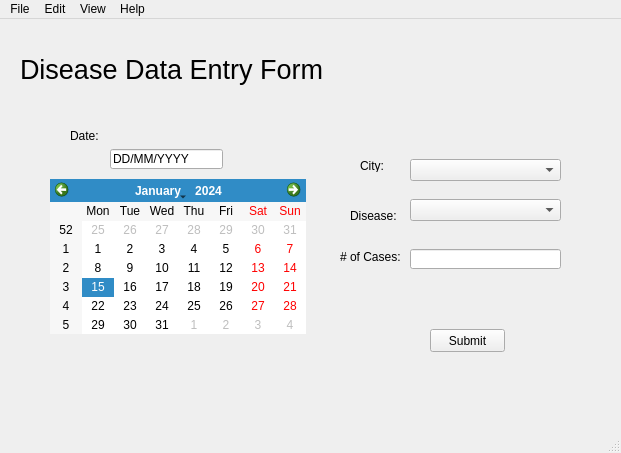
<?xml version="1.0" encoding="UTF-8"?>
<ui version="4.0">
 <class>MainWindow</class>
 <widget class="QMainWindow" name="MainWindow">
  <property name="geometry">
   <rect>
    <x>0</x>
    <y>0</y>
    <width>621</width>
    <height>453</height>
   </rect>
  </property>
  <property name="windowTitle">
   <string>MainWindow</string>
  </property>
  <widget class="QWidget" name="centralwidget">
   <widget class="QLabel" name="label">
    <property name="geometry">
     <rect>
      <x>20</x>
      <y>30</y>
      <width>311</width>
      <height>41</height>
     </rect>
    </property>
    <property name="font">
     <font>
      <pointsize>20</pointsize>
     </font>
    </property>
    <property name="text">
     <string>Disease Data Entry Form</string>
    </property>
    <property name="scaledContents">
     <bool>false</bool>
    </property>
   </widget>
   <widget class="QLabel" name="label_2">
    <property name="geometry">
     <rect>
      <x>70</x>
      <y>110</y>
      <width>46</width>
      <height>13</height>
     </rect>
    </property>
    <property name="text">
     <string>Date:</string>
    </property>
   </widget>
   <widget class="QLineEdit" name="lineEdit">
    <property name="geometry">
     <rect>
      <x>110</x>
      <y>130</y>
      <width>113</width>
      <height>20</height>
     </rect>
    </property>
    <property name="text">
     <string>DD/MM/YYYY</string>
    </property>
   </widget>
   <widget class="QCalendarWidget" name="calendarWidget">
    <property name="geometry">
     <rect>
      <x>50</x>
      <y>160</y>
      <width>256</width>
      <height>155</height>
     </rect>
    </property>
   </widget>
   <widget class="QLabel" name="label_3">
    <property name="geometry">
     <rect>
      <x>360</x>
      <y>140</y>
      <width>46</width>
      <height>13</height>
     </rect>
    </property>
    <property name="text">
     <string>City:</string>
    </property>
   </widget>
   <widget class="QComboBox" name="comboBox">
    <property name="geometry">
     <rect>
      <x>410</x>
      <y>140</y>
      <width>151</width>
      <height>22</height>
     </rect>
    </property>
   </widget>
   <widget class="QLabel" name="label_4">
    <property name="geometry">
     <rect>
      <x>350</x>
      <y>190</y>
      <width>46</width>
      <height>13</height>
     </rect>
    </property>
    <property name="text">
     <string>Disease:</string>
    </property>
   </widget>
   <widget class="QLabel" name="label_5">
    <property name="geometry">
     <rect>
      <x>340</x>
      <y>230</y>
      <width>61</width>
      <height>16</height>
     </rect>
    </property>
    <property name="text">
     <string># of Cases:</string>
    </property>
   </widget>
   <widget class="QComboBox" name="comboBox_2">
    <property name="geometry">
     <rect>
      <x>410</x>
      <y>180</y>
      <width>151</width>
      <height>22</height>
     </rect>
    </property>
   </widget>
   <widget class="QLineEdit" name="lineEdit_2">
    <property name="geometry">
     <rect>
      <x>410</x>
      <y>230</y>
      <width>151</width>
      <height>20</height>
     </rect>
    </property>
   </widget>
   <widget class="QPushButton" name="pushButton">
    <property name="geometry">
     <rect>
      <x>430</x>
      <y>310</y>
      <width>75</width>
      <height>23</height>
     </rect>
    </property>
    <property name="text">
     <string>Submit</string>
    </property>
   </widget>
  </widget>
  <widget class="QMenuBar" name="menubar">
   <property name="geometry">
    <rect>
     <x>0</x>
     <y>0</y>
     <width>621</width>
     <height>21</height>
    </rect>
   </property>
   <widget class="QMenu" name="menuFile">
    <property name="title">
     <string>File</string>
    </property>
    <addaction name="actionClose"/>
   </widget>
   <widget class="QMenu" name="menuEdit">
    <property name="title">
     <string>Edit</string>
    </property>
   </widget>
   <widget class="QMenu" name="menuView">
    <property name="title">
     <string>View</string>
    </property>
    <addaction name="actionZoom_In"/>
    <addaction name="actionZoom_Out"/>
   </widget>
   <widget class="QMenu" name="menuHelp">
    <property name="title">
     <string>Help</string>
    </property>
   </widget>
   <addaction name="menuFile"/>
   <addaction name="menuEdit"/>
   <addaction name="menuView"/>
   <addaction name="menuHelp"/>
  </widget>
  <widget class="QStatusBar" name="statusbar"/>
  <action name="actionClose">
   <property name="text">
    <string>Close</string>
   </property>
  </action>
  <action name="actionZoom_In">
   <property name="text">
    <string>Zoom In</string>
   </property>
  </action>
  <action name="actionZoom_Out">
   <property name="text">
    <string>Zoom Out</string>
   </property>
  </action>
 </widget>
 <resources/>
 <connections/>
</ui>
